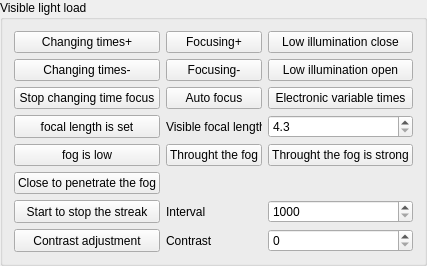
       <widget class="QGroupBox" name="groupBox_54_LightPayload">
        <property name="sizePolicy">
         <sizepolicy hsizetype="Minimum" vsizetype="Minimum">
          <horstretch>0</horstretch>
          <verstretch>0</verstretch>
         </sizepolicy>
        </property>
        <property name="minimumSize">
         <size>
          <width>2</width>
          <height>2</height>
         </size>
        </property>
        <property name="title">
         <string>Visible light load</string>
        </property>
        <layout class="QGridLayout" name="gridLayout_3">
         <item row="8" column="1">
          <widget class="QLabel" name="label_21">
           <property name="sizePolicy">
            <sizepolicy hsizetype="Ignored" vsizetype="Minimum">
             <horstretch>0</horstretch>
             <verstretch>0</verstretch>
            </sizepolicy>
           </property>
           <property name="minimumSize">
            <size>
             <width>2</width>
             <height>2</height>
            </size>
           </property>
           <property name="text">
            <string>Contrast</string>
           </property>
          </widget>
         </item>
         <item row="0" column="0">
          <widget class="QPushButton" name="pushButton_54_LigthMultipleOut">
           <property name="sizePolicy">
            <sizepolicy hsizetype="Minimum" vsizetype="Minimum">
             <horstretch>0</horstretch>
             <verstretch>0</verstretch>
            </sizepolicy>
           </property>
           <property name="minimumSize">
            <size>
             <width>2</width>
             <height>2</height>
            </size>
           </property>
           <property name="text">
            <string>Changing times+</string>
           </property>
          </widget>
         </item>
         <item row="2" column="0">
          <widget class="QPushButton" name="pushButton_54_LigthZoomFacusStop">
           <property name="sizePolicy">
            <sizepolicy hsizetype="Minimum" vsizetype="Minimum">
             <horstretch>0</horstretch>
             <verstretch>0</verstretch>
            </sizepolicy>
           </property>
           <property name="minimumSize">
            <size>
             <width>2</width>
             <height>2</height>
            </size>
           </property>
           <property name="text">
            <string>Stop changing time focus</string>
           </property>
          </widget>
         </item>
         <item row="7" column="1">
          <widget class="QLabel" name="label_20">
           <property name="sizePolicy">
            <sizepolicy hsizetype="Ignored" vsizetype="Minimum">
             <horstretch>0</horstretch>
             <verstretch>0</verstretch>
            </sizepolicy>
           </property>
           <property name="minimumSize">
            <size>
             <width>2</width>
             <height>2</height>
            </size>
           </property>
           <property name="text">
            <string>Interval</string>
           </property>
          </widget>
         </item>
         <item row="2" column="2">
          <widget class="QPushButton" name="pushButton_54_LigthElectChange">
           <property name="sizePolicy">
            <sizepolicy hsizetype="Minimum" vsizetype="Minimum">
             <horstretch>0</horstretch>
             <verstretch>0</verstretch>
            </sizepolicy>
           </property>
           <property name="minimumSize">
            <size>
             <width>2</width>
             <height>2</height>
            </size>
           </property>
           <property name="text">
            <string>Electronic variable times</string>
           </property>
          </widget>
         </item>
         <item row="8" column="0">
          <widget class="QPushButton" name="pushButton_54_LigthContrastAdjust">
           <property name="sizePolicy">
            <sizepolicy hsizetype="Minimum" vsizetype="Minimum">
             <horstretch>0</horstretch>
             <verstretch>0</verstretch>
            </sizepolicy>
           </property>
           <property name="minimumSize">
            <size>
             <width>2</width>
             <height>2</height>
            </size>
           </property>
           <property name="text">
            <string>Contrast adjustment</string>
           </property>
          </widget>
         </item>
         <item row="2" column="1">
          <widget class="QPushButton" name="pushButton_54_LigthFacusAuto">
           <property name="sizePolicy">
            <sizepolicy hsizetype="Minimum" vsizetype="Minimum">
             <horstretch>0</horstretch>
             <verstretch>0</verstretch>
            </sizepolicy>
           </property>
           <property name="minimumSize">
            <size>
             <width>2</width>
             <height>2</height>
            </size>
           </property>
           <property name="text">
            <string>Auto focus</string>
           </property>
          </widget>
         </item>
         <item row="8" column="2">
          <widget class="QSpinBox" name="spinBox_54_LigthContrastAdjust">
           <property name="sizePolicy">
            <sizepolicy hsizetype="Ignored" vsizetype="Minimum">
             <horstretch>0</horstretch>
             <verstretch>0</verstretch>
            </sizepolicy>
           </property>
           <property name="minimumSize">
            <size>
             <width>2</width>
             <height>2</height>
            </size>
           </property>
           <property name="toolTip">
            <string>&lt;html&gt;&lt;head/&gt;&lt;body&gt;&lt;p&gt;对比度调节 0~255&lt;/p&gt;&lt;/body&gt;&lt;/html&gt;</string>
           </property>
           <property name="maximum">
            <number>255</number>
           </property>
          </widget>
         </item>
         <item row="3" column="1">
          <widget class="QLabel" name="labe_54l_LigthFacusSet">
           <property name="sizePolicy">
            <sizepolicy hsizetype="Ignored" vsizetype="Minimum">
             <horstretch>0</horstretch>
             <verstretch>0</verstretch>
            </sizepolicy>
           </property>
           <property name="minimumSize">
            <size>
             <width>2</width>
             <height>2</height>
            </size>
           </property>
           <property name="text">
            <string>Visible focal length</string>
           </property>
          </widget>
         </item>
         <item row="5" column="1">
          <widget class="QPushButton" name="pushButton_54_LigthFogMiddle">
           <property name="sizePolicy">
            <sizepolicy hsizetype="Minimum" vsizetype="Minimum">
             <horstretch>0</horstretch>
             <verstretch>0</verstretch>
            </sizepolicy>
           </property>
           <property name="minimumSize">
            <size>
             <width>2</width>
             <height>2</height>
            </size>
           </property>
           <property name="text">
            <string>Throught the fog</string>
           </property>
          </widget>
         </item>
         <item row="6" column="0">
          <widget class="QPushButton" name="pushButton_54_LigthFogClose">
           <property name="sizePolicy">
            <sizepolicy hsizetype="Minimum" vsizetype="Minimum">
             <horstretch>0</horstretch>
             <verstretch>0</verstretch>
            </sizepolicy>
           </property>
           <property name="minimumSize">
            <size>
             <width>2</width>
             <height>2</height>
            </size>
           </property>
           <property name="text">
            <string>Close to penetrate the fog</string>
           </property>
          </widget>
         </item>
         <item row="1" column="1">
          <widget class="QPushButton" name="pushButton_54_LigthFacusIn">
           <property name="sizePolicy">
            <sizepolicy hsizetype="Minimum" vsizetype="Minimum">
             <horstretch>0</horstretch>
             <verstretch>0</verstretch>
            </sizepolicy>
           </property>
           <property name="minimumSize">
            <size>
             <width>2</width>
             <height>2</height>
            </size>
           </property>
           <property name="text">
            <string>Focusing-</string>
           </property>
          </widget>
         </item>
         <item row="1" column="0">
          <widget class="QPushButton" name="pushButton_54_LigthMultipleIn">
           <property name="sizePolicy">
            <sizepolicy hsizetype="Minimum" vsizetype="Minimum">
             <horstretch>0</horstretch>
             <verstretch>0</verstretch>
            </sizepolicy>
           </property>
           <property name="minimumSize">
            <size>
             <width>2</width>
             <height>2</height>
            </size>
           </property>
           <property name="text">
            <string>Changing times-</string>
           </property>
          </widget>
         </item>
         <item row="7" column="0">
          <widget class="QPushButton" name="pushButton_54_LigthShoot">
           <property name="sizePolicy">
            <sizepolicy hsizetype="Minimum" vsizetype="Minimum">
             <horstretch>0</horstretch>
             <verstretch>0</verstretch>
            </sizepolicy>
           </property>
           <property name="minimumSize">
            <size>
             <width>2</width>
             <height>2</height>
            </size>
           </property>
           <property name="text">
            <string>Start to stop the streak</string>
           </property>
          </widget>
         </item>
         <item row="0" column="2">
          <widget class="QPushButton" name="pushButton_54_LigthLowilluminationClose">
           <property name="sizePolicy">
            <sizepolicy hsizetype="Minimum" vsizetype="Minimum">
             <horstretch>0</horstretch>
             <verstretch>0</verstretch>
            </sizepolicy>
           </property>
           <property name="minimumSize">
            <size>
             <width>2</width>
             <height>2</height>
            </size>
           </property>
           <property name="text">
            <string>Low illumination close</string>
           </property>
          </widget>
         </item>
         <item row="5" column="2">
          <widget class="QPushButton" name="pushButton_54_LigthFogStrong">
           <property name="sizePolicy">
            <sizepolicy hsizetype="Minimum" vsizetype="Minimum">
             <horstretch>0</horstretch>
             <verstretch>0</verstretch>
            </sizepolicy>
           </property>
           <property name="minimumSize">
            <size>
             <width>2</width>
             <height>2</height>
            </size>
           </property>
           <property name="text">
            <string>Throught the fog is strong</string>
           </property>
          </widget>
         </item>
         <item row="7" column="2">
          <widget class="QSpinBox" name="spinBox_54_LigthShoot">
           <property name="sizePolicy">
            <sizepolicy hsizetype="Ignored" vsizetype="Minimum">
             <horstretch>0</horstretch>
             <verstretch>0</verstretch>
            </sizepolicy>
           </property>
           <property name="minimumSize">
            <size>
             <width>2</width>
             <height>2</height>
            </size>
           </property>
           <property name="toolTip">
            <string>&lt;html&gt;&lt;head/&gt;&lt;body&gt;&lt;p&gt;开始/停止连拍 1000~9999&lt;/p&gt;&lt;/body&gt;&lt;/html&gt;</string>
           </property>
           <property name="minimum">
            <number>1000</number>
           </property>
           <property name="maximum">
            <number>9999</number>
           </property>
          </widget>
         </item>
         <item row="5" column="0">
          <widget class="QPushButton" name="pushButton_54_LigthFogLow">
           <property name="sizePolicy">
            <sizepolicy hsizetype="Minimum" vsizetype="Minimum">
             <horstretch>0</horstretch>
             <verstretch>0</verstretch>
            </sizepolicy>
           </property>
           <property name="minimumSize">
            <size>
             <width>2</width>
             <height>2</height>
            </size>
           </property>
           <property name="text">
            <string>fog is low</string>
           </property>
          </widget>
         </item>
         <item row="0" column="1">
          <widget class="QPushButton" name="pushButton_54_LigthFacusOut">
           <property name="sizePolicy">
            <sizepolicy hsizetype="Minimum" vsizetype="Minimum">
             <horstretch>0</horstretch>
             <verstretch>0</verstretch>
            </sizepolicy>
           </property>
           <property name="minimumSize">
            <size>
             <width>2</width>
             <height>2</height>
            </size>
           </property>
           <property name="text">
            <string>Focusing+</string>
           </property>
          </widget>
         </item>
         <item row="1" column="2">
          <widget class="QPushButton" name="pushButton_54_LigthLowilluminationOpen">
           <property name="sizePolicy">
            <sizepolicy hsizetype="Minimum" vsizetype="Minimum">
             <horstretch>0</horstretch>
             <verstretch>0</verstretch>
            </sizepolicy>
           </property>
           <property name="minimumSize">
            <size>
             <width>2</width>
             <height>2</height>
            </size>
           </property>
           <property name="text">
            <string>Low illumination open</string>
           </property>
          </widget>
         </item>
         <item row="3" column="0">
          <widget class="QPushButton" name="pushButton_54_LigthFacusSet">
           <property name="sizePolicy">
            <sizepolicy hsizetype="Minimum" vsizetype="Minimum">
             <horstretch>0</horstretch>
             <verstretch>0</verstretch>
            </sizepolicy>
           </property>
           <property name="minimumSize">
            <size>
             <width>2</width>
             <height>2</height>
            </size>
           </property>
           <property name="text">
            <string>focal length is set</string>
           </property>
          </widget>
         </item>
         <item row="3" column="2">
          <widget class="QDoubleSpinBox" name="doubleSpinBox_54_LigthFacusSet">
           <property name="sizePolicy">
            <sizepolicy hsizetype="Ignored" vsizetype="Minimum">
             <horstretch>0</horstretch>
             <verstretch>0</verstretch>
            </sizepolicy>
           </property>
           <property name="minimumSize">
            <size>
             <width>2</width>
             <height>2</height>
            </size>
           </property>
           <property name="toolTip">
            <string>可见光焦距X10 43~1290mm </string>
           </property>
           <property name="decimals">
            <number>1</number>
           </property>
           <property name="minimum">
            <double>4.300000000000000</double>
           </property>
           <property name="maximum">
            <double>129.000000000000000</double>
           </property>
           <property name="singleStep">
            <double>0.100000000000000</double>
           </property>
          </widget>
         </item>
        </layout>
       </widget>
